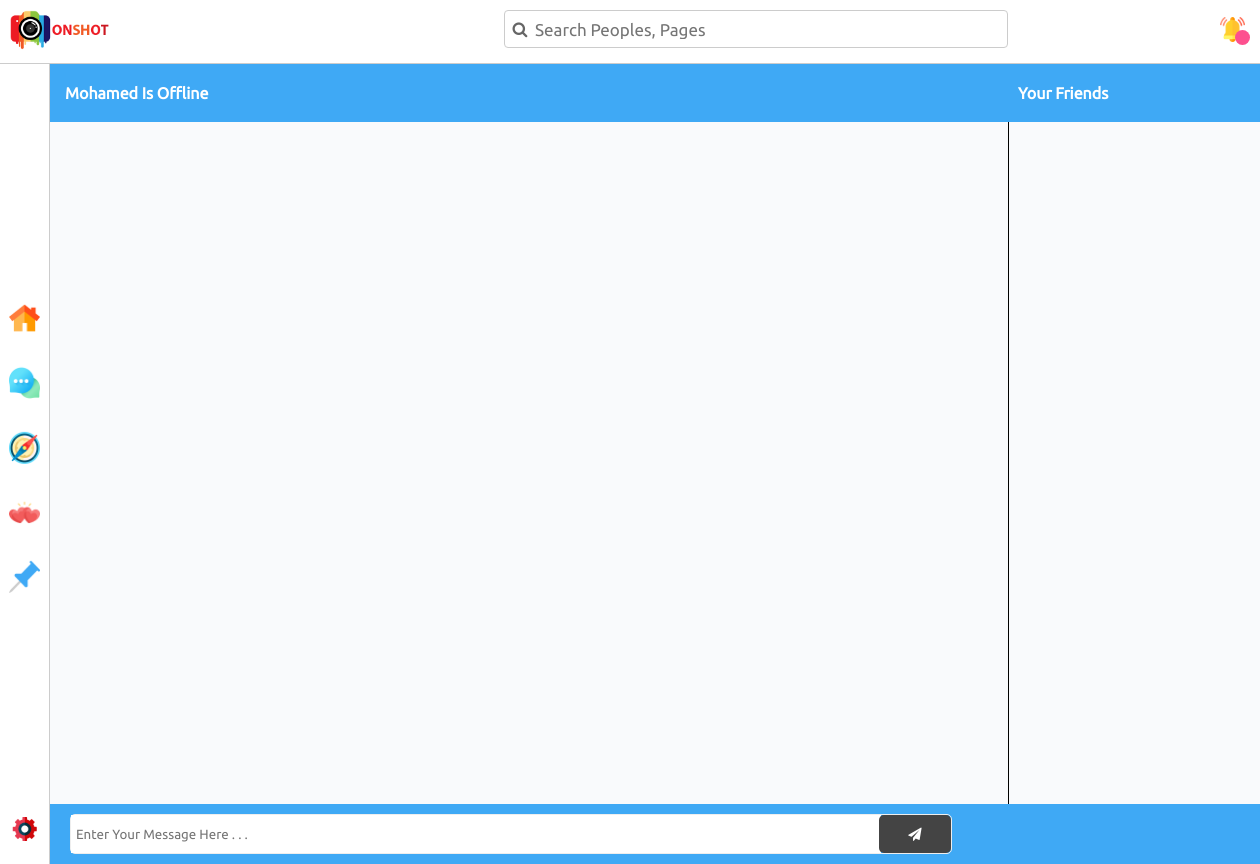
Page /chat.php?rid=14021010010010051018 on the earlier database version.
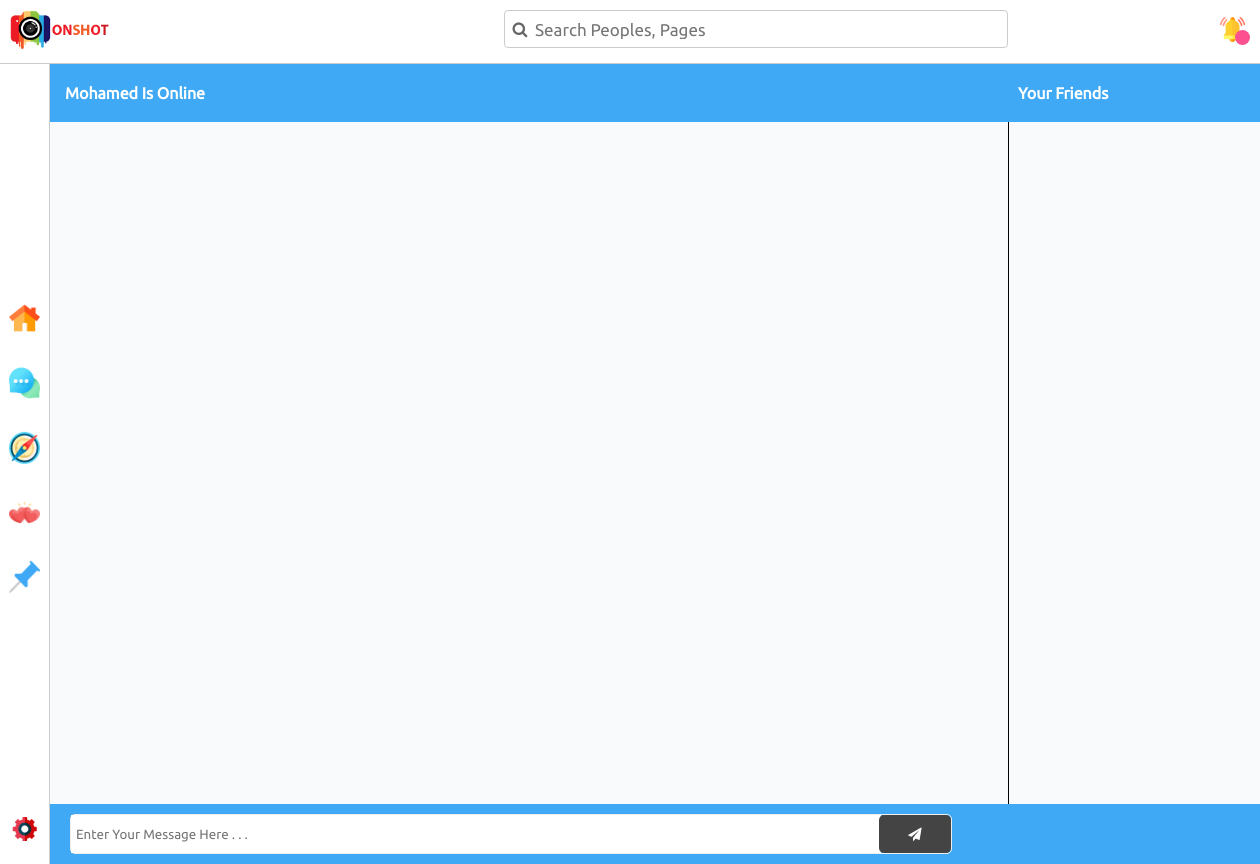
Same page on the later database version.
### tables this page shows
CREATE TABLE `users` (
  `ID` int(11) NOT NULL,
  `UserID` varchar(200) NOT NULL,
  `UserEmail` varchar(200) NOT NULL,
  `UserPassword` varchar(50) NOT NULL,
  `UserName` varchar(50) NOT NULL,
  `UserPhoto` varchar(500) NOT NULL DEFAULT 'imgs/user.png',
  `BirthDay` int(2) NOT NULL,
  `BirthMon` int(2) NOT NULL,
  `BirthYear` int(4) NOT NULL,
  `UserFav` varchar(300) NOT NULL,
  `UserStatus` varchar(10) NOT NULL DEFAULT 'offline',
  `TypeStatus` int(1) NOT NULL DEFAULT 0
);

### chat.php (the view, shortened to what this page needs)
<?php session_start();
require_once "config.php";
$UserEmail = $_SESSION['UserEmail'];
$sqlgsi = "SELECT * FROM users WHERE UserEmail = '$UserEmail'";
$resultgsi = mysqli_query($conn, $sqlgsi);
$rowgsi = $resultgsi->fetch_assoc();
@$UserID = $_REQUEST['rid'];
$sqlgrn = "SELECT UserName,UserStatus FROM users WHERE UserID = '$UserID'";
$resultgrn = mysqli_query($conn, $sqlgrn);
$rowgrn = $resultgrn->fetch_assoc();
?>
<!DOCTYPE html>
<html lang="en">
<head>
  <link rel="stylesheet" href="css/font-awesome.min.css">
  <link rel="stylesheet" href="css/my-frame.css">
  <link rel="stylesheet" href="css/chat.css">
</head>
<body style="margin-top: 64px;"> <?php include "side-nav.php";?> <div class="heading">
    <div class="chat"><span class="resiver">
      <?php
      if ( $rowgrn['UserStatus'] == 'offline' ) {
        echo $rowgrn['UserName'] . ' Is ' . 'Offline';
      } elseif ( $rowgrn['UserStatus'] == 'online') {
        echo $rowgrn['UserName'] . ' Is ' . 'Online';
      } else {
        echo '';
      }
      ?>
    </span> </div>
    <div class="title"> Your Friends </div>
  </div>
  <div class="chat-box">
    <div class="chat-msgs"> </div>
    <div class="send-msg">
      <form class="msg-send" action="<?php echo $_SERVER['PHP_SELF'];?>" method="POST">
        <div class="send"> <input type="text" class="msgToSend" name="msg" placeholder="Enter Your Message Here . . ."
            autofocus> <input type="hidden" name="sender" value="<?php echo $rowgsi['UserID'];?>"> <input class="rid"
            type="hidden" name="resiver" value="<?php echo $_REQUEST['rid'];?>"> <button class="stdb"
            onclick="insertMsg(document.querySelector('.msgToSend').value)"> <i class="fa fa-paper-plane"></i> </button>
        </div>
      </form>
    </div>
  </div>
  <div class="friends-container">
  </div>
<p class="typing"></p>
</body>
</html>

### side-nav.php (shortened to what this page needs)
<nav>
  <ul>
    <li><a href="home.php">
        <div class="cont">
          <p class="protect"></p><img src="imgs/home.png" alt="">
        </div>
      </a></li>
    <li><a href="chat.php">
        <div class="cont">
          <p class="protect"></p><img src="imgs/chat.png" alt="">
        </div>
      </a></li>
    <li><a href="explore.php">
        <div class="cont">
          <p class="protect"></p><img src="imgs/compass.png" alt="">
        </div>
      </a></li>
    <li><a href="#">
        <div class="cont">
          <p class="protect"></p><img src="imgs/hearts.png" alt="">
        </div>
      </a></li>
    <li><a href="later.php">
        <div class="cont">
          <p class="protect"></p><img src="imgs/push-pin.png" alt="">
        </div>
      </a></li>
  </ul>
  <span class="gear">
    <div class="cont">
      <p class="protect"></p><img src="imgs/gear.png" alt="">
    </div>
  </span>
</nav>
<div class="top-nav">
  <div class="logo">
    <img src="imgs/logo.png" alt="">
  </div>
  <div class="search">
    <i class="fa fa-search"></i>
    <form action="search.php" method="POST">
      <input name="SearchKey" onkeyup="searchdb(this.value)" type="search" placeholder="Search Peoples, Pages"
        autocomplete="off">
    </form>
  </div>
  <div class="noti">
    <div class="layout">
    </div>
    <img src="imgs/notification.png" alt="">
    <span class="num"><?php echo $row['NumNoti'];?></span>
  </div>
</div>

### css/chat.css (style rules this page uses)
* { padding: 0; margin: 0; box-sizing: border-box; }
body { background-color: #f9fafc; font-family: ubuntu,arial; overflow: hidden; }
.chat-box { float: left; width: 68%; padding-top: 20px; margin: 0 20px; height: calc(100vh - 65px); }
.chat-box .chat-msgs { height: 80%; width: 100%; overflow: scroll; }
.chat-box .send-msg { position: absolute; bottom: 0px; left: 50px; width: 100%; padding: 10px 0; background-color: #3fa9f5; }
.chat-box .send-msg .send { border: 1px solid #EEE; width: 70%; margin-left: 20px; border-radius: 5px; height: 40px; }
.chat-box .send-msg .send input { height: 100%; width: 92%; outline: none; border: none; padding-left: 5px; }
.chat-box .send-msg .send input::placeholder { transition: all .5s; font-family: ubuntu,arial; }
.chat-box .send-msg .send button { width: 8.1%; margin-left: -5px; height: 100%; cursor: pointer; border: none; outline: none; background-color: #444; color: #fff; border-radius: 5px; transition: all .3s; }
.friends-container { float: right; width: 20%; border-left: 1px solid #000; height: calc(100vh - 65px); overflow: scroll; padding-bottom: 120px; }
.heading { overflow: hidden; padding: 20px 0; font-family: ubuntu,arial; font-weight: bold; color: #fff; background-color: #3fa9f5; }
.heading .chat { width: 65%; float: left; padding-left: 15px; }
.heading .title { width: 20%; float: right; }
.typing { position: absolute; bottom: 75px; left: 35%; padding: 10px; border-radius: 15px; font-weight: bold; user-select: none; }

### side-nav.php (style rules this page uses)
* { padding: 0; margin: 0; box-sizing: border-box; }
.search { position: relative; }
nav { border-right: 1px solid #ccc; width: 50px; text-align: center; float: left; height: 100vh; position: relative; background-color: #ffffff; }
.gear { position: absolute; bottom: 20px; left: 50%; transform: translateX(-50%); cursor: pointer; }
.gear img { width: 100%; }
.cont { position: relative; }
.protect { position: absolute; width: 100%; height: 100%; user-select: none; }
nav ul { position: absolute; top: 50%; transform: translateY(-50%); width: 100%; }
nav ul li { margin-bottom: 30px; width: 100%; }
nav ul li img { width: 65%; }
.top-nav { padding: 10px 0; overflow: hidden; border-bottom: 1px solid #CCC; background-color: #fff; position: absolute; top: 0; left: 0; right: 0; }
.top-nav>div { float: left; }
.top-nav .logo { width: 40%; }
.top-nav .logo img { width: 100px; margin-left: 10px; }
.top-nav .search { width: 40%; text-align: right; border: 1px solid #CCC; border-radius: 4px; padding: 3px 0; color: #666; }
.top-nav .search i { float: left; width: 30px; height: 30px; line-height: 30px; text-align: center; }
.top-nav .search input { float: right; height: 30px; width: calc(100% - 30px); margin-top: 5px; outline: none; border: none; font-size: 17px; font-family: ubuntu, arial; margin-top: 0px; }
.top-nav .search input::placeholder { opacity: 1; transition: all .5s; }
.top-nav .noti { width: 20%; text-align: right; position: relative; }
.layout { position: absolute; right: 15px; width: 30px; height: 100%; cursor: pointer; }
.top-nav .noti img { width: 25px; margin-right: 15px; margin-top: 7px; cursor: pointer; }
.top-nav .noti .num { position: absolute; bottom: 0; right: 10px; background-color: #fd508f; color: #fff; font-weight: bold; font-family: ubuntu, arial; font-size: 13px; width: 15px; height: 15px; line-height: 15px; text-align: center; border-radius: 50%; }

Differences in the rows shown:
changed users "Mohamed": UserStatus "offline" → "online" (drawn)
Other differences:
text no longer shown: "Offline"
text now shown: "Online"
